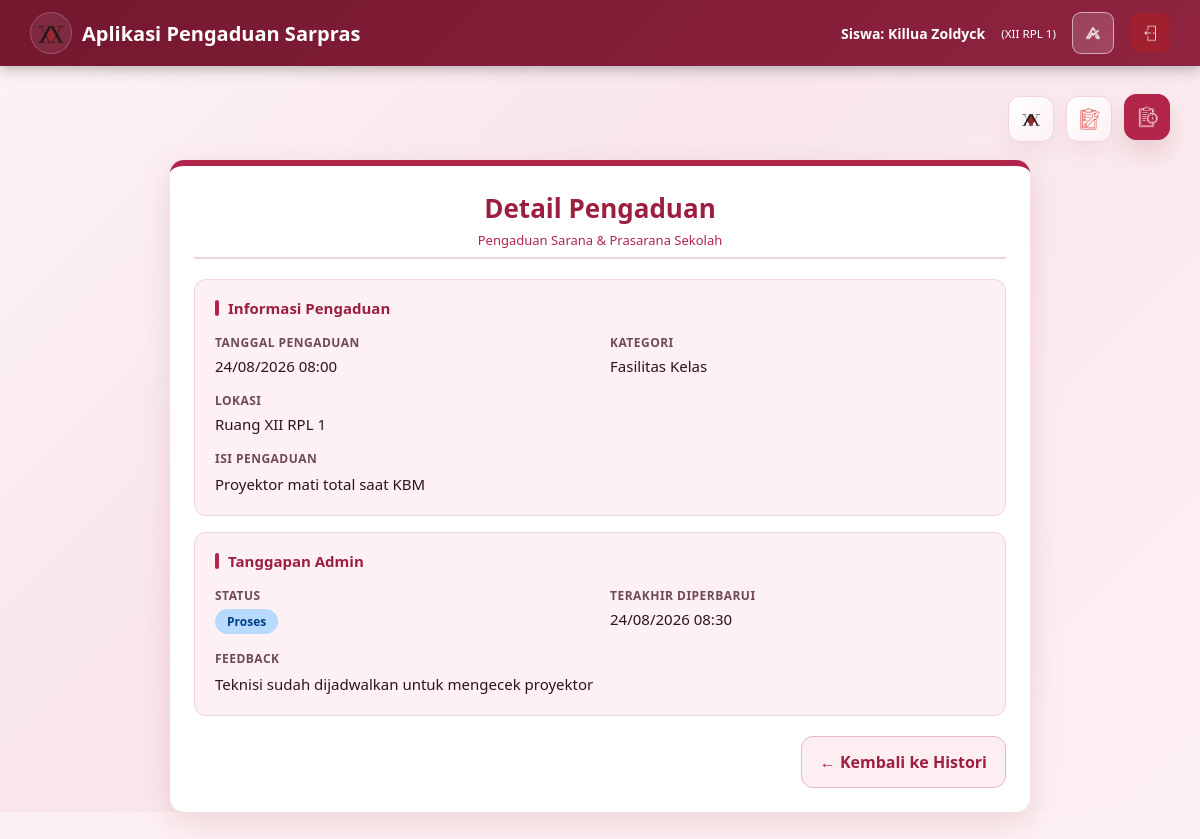
Screenshot of /CONTROLLERS/c_detail_siswa.php?id=401 (signed in) with the database file from the repository.
### tables this page shows
CREATE TABLE `aspirasi` (
  `id_aspirasi` int(5) NOT NULL,
  `id_input` int(5) NOT NULL,
  `status` enum('Menunggu','Proses','Selesai') DEFAULT 'Menunggu',
  `id_kategori` int(5) NOT NULL,
  `feedback` text DEFAULT NULL,
  `id_admin` int(5) DEFAULT NULL,
  `updated_at` datetime DEFAULT NULL ON UPDATE current_timestamp()
);

CREATE TABLE `input_aspirasi` (
  `id_input` int(5) NOT NULL,
  `nis` int(10) NOT NULL,
  `id_kategori` int(5) NOT NULL,
  `lokasi` varchar(50) NOT NULL,
  `ket` varchar(255) NOT NULL,
  `tgl_pelaporan` datetime DEFAULT current_timestamp()
);

CREATE TABLE `kategori` (
  `id_kategori` int(5) NOT NULL,
  `ket_kategori` varchar(30) NOT NULL,
  `deskripsi` text DEFAULT NULL
);

### CONTROLLERS/c_detail_siswa.php (called while the page is built, shortened)
<?php
require_once '../MODELS/m_koneksi.php';
require_once '../MODELS/m_aspirasi.php';
$id_input = (int)($_GET['id'] ?? 0);
$modelAspirasi = new M_Aspirasi($conn);
$detail = $id_input > 0 ? $modelAspirasi->getAspirasiByIdForNis($id_input, $_SESSION['nis']) : null;
$nama_siswa = $_SESSION['nama_siswa'] ?? 'Siswa';
$kelas = $_SESSION['kelas'] ?? '-';
require_once '../VIEWS/v_detail_siswa.php';
?>

### MODELS/m_aspirasi.php (called while the page is built, shortened)
<?php
class M_Aspirasi {
    private $db;
    public function __construct($koneksi) {
        $this->db = $koneksi;
    }
    public function getAspirasiByIdForNis($id_input, $nis) {
        $query = "SELECT i.id_input, i.lokasi, i.ket, i.tgl_pelaporan,
                         k.ket_kategori,
                         COALESCE(a.status, 'Menunggu') AS status,
                         a.feedback,
                         a.updated_at AS tgl_feedback
                  FROM input_aspirasi i
                  LEFT JOIN kategori k ON i.id_kategori = k.id_kategori
                  LEFT JOIN aspirasi a ON i.id_input = a.id_input
                  WHERE i.id_input = ? AND CAST(i.nis AS CHAR) = ?
                  LIMIT 1";
        $stmt = mysqli_prepare($this->db, $query);
        $id_input = (int)$id_input;
        $nis = (string)$nis;
        mysqli_stmt_bind_param($stmt, 'is', $id_input, $nis);
        if (!mysqli_stmt_execute($stmt)) {
            mysqli_stmt_close($stmt);
            return null;
        }
        $row = mysqli_fetch_assoc(mysqli_stmt_get_result($stmt)) ?: null;
        return $row;
    }
}
?>

### VIEWS/v_detail_siswa.php (the view, shortened to what this page needs)
<?php
$nama_siswa = $nama_siswa ?? ($_SESSION['nama_siswa'] ?? 'Siswa');
$kelas = $kelas ?? ($_SESSION['kelas'] ?? '-');
$status = $detail['status'] ?? 'Menunggu';
$badgeClass = ['Proses' => 'badge-proses', 'Selesai' => 'badge-selesai'][$status] ?? 'badge-menunggu';
$tglLapor = date('d/m/Y H:i', strtotime($detail['tgl_pelaporan']));
$tglFeedback = !empty($detail['tgl_feedback']) ? date('d/m/Y H:i', strtotime($detail['tgl_feedback'])) : '';
$feedback = trim((string)($detail['feedback'] ?? ''));
?>
<!DOCTYPE html>
<html lang="id">
<head>
    <link rel="stylesheet" href="../CSS/01-warna-dan-font.css">
    <link rel="stylesheet" href="../CSS/02-navbar-atas.css">
    <link rel="stylesheet" href="../CSS/03-form-dan-tombol.css">
    <link rel="stylesheet" href="../CSS/04-tabel-dan-badge.css">
    <link rel="stylesheet" href="../CSS/05-admin-dan-dashboard.css">
    <link rel="stylesheet" href="../CSS/06-detail-pengaduan.css">
</head>
<body class="dashboard-page detail-page">
    <div class="navbar">
        <div class="brand">
            <img class="logo" src="../ASSETS/logo_sekolah_temagelap.png" alt="Logo Sekolah">
            <span>Aplikasi Pengaduan Sarpras</span>
        </div>
        <div class="user-info">
            <span class="role-name">
                Siswa:
                <?= htmlspecialchars($nama_siswa) ?>
            </span>
            <small>(<?= htmlspecialchars($kelas) ?>)</small>
            <button type="button" class="theme-toggle" data-theme-toggle aria-label="Ganti tema"></button>
            <a class="btn-logout" href="../CONTROLLERS/c_logout.php" title="Logout">
                <img src="../ASSETS/logout.png" alt="Logout">
            </a>
        </div>
    </div>
    <div class="container">
        <div class="student-top-actions">
            <a class="student-mini-nav" href="../CONTROLLERS/c_beranda.php?page=dashboard" title="Halaman Utama">
                <img src="../ASSETS/logo_sekolah.png" alt="Halaman Utama" width="22" height="22">
            </a>
            <a class="student-mini-nav" href="../CONTROLLERS/c_beranda.php?page=form" title="Lakukan Pengaduan">
                <img src="../ASSETS/lakukan_pengaduan.png" alt="Lakukan Pengaduan" width="22" height="22">
            </a>
            <a class="student-mini-nav active" href="../CONTROLLERS/c_beranda.php?page=histori" title="Histori Pengaduan">
                <img src="../ASSETS/histori_pengaduan.png" alt="Histori Pengaduan" width="22" height="22">
            </a>
        </div>
        <div class="card detail-card">
            <h3>Detail Pengaduan</h3>
            <section class="detail-section" aria-labelledby="judul-info">
                <h4 class="detail-section-title" id="judul-info">Informasi Pengaduan</h4>
                <dl class="detail-grid">
                    <div class="detail-item">
                        <dt>Tanggal Pengaduan</dt>
                        <dd><?= htmlspecialchars($tglLapor) ?></dd>
                    </div>
                    <div class="detail-item">
                        <dt>Kategori</dt>
                        <dd><?= htmlspecialchars($detail['ket_kategori'] ?? '-') ?></dd>
                    </div>
                    <div class="detail-item detail-item-full">
                        <dt>Lokasi</dt>
                        <dd><?= htmlspecialchars($detail['lokasi'] ?? '-') ?></dd>
                    </div>
                    <div class="detail-item detail-item-full">
                        <dt>Isi Pengaduan</dt>
                        <dd class="detail-text"><?= htmlspecialchars($detail['ket'] ?? '-') ?></dd>
                    </div>
                </dl>
            </section>
            <section class="detail-section" aria-labelledby="judul-tanggapan">
                <h4 class="detail-section-title" id="judul-tanggapan">Tanggapan Admin</h4>
                <dl class="detail-grid">
                    <div class="detail-item">
                        <dt>Status</dt>
                        <dd><span class="badge <?= $badgeClass ?>"><?= htmlspecialchars($status) ?></span></dd>
                    </div>
                    <div class="detail-item">
                        <dt>Terakhir Diperbarui</dt>
                        <dd><?= $tglFeedback !== '' ? htmlspecialchars($tglFeedback) : '-' ?></dd>
                    </div>
                    <div class="detail-item detail-item-full">
                        <dt>Feedback</dt>
                        <?php if ($feedback !== ''): ?>
                            <dd class="detail-text"><?= htmlspecialchars($feedback) ?></dd>
                        <?php else: ?>
                            <dd class="detail-empty">Belum ada feedback dari admin.</dd>
                        <?php endif; ?>
                    </div>
                </dl>
            </section>
            <div class="detail-actions">
                <a class="btn-cancel" href="../CONTROLLERS/c_beranda.php?page=histori">&larr; Kembali ke Histori</a>
            </div>
        </div>
    </div>
</body>
</html>

### CSS/02-navbar-atas.css (style rules this page uses)
.navbar { background: linear-gradient(135deg, var(--navbar-1), var(--navbar-2)); color: #ffffff; padding: 12px 30px; display: flex; justify-content: space-between; align-items: center; box-shadow: 0 4px 12px rgba(0, 0, 0, 0.25); width: 100%; position: sticky; top: 0; left: 0; z-index: 1000; margin: 0; border-radius: 0; }
.brand { display: flex; align-items: center; gap: 10px; font-size: 20px; font-weight: bold; color: #ffffff; }
.logo { width: 42px; height: 42px; border-radius: 50%; background: rgba(255, 255, 255, 0.08); border: 1px solid rgba(255, 255, 255, 0.2); color: var(--brand); display: flex; align-items: center; justify-content: center; font-size: 24px; object-fit: contain; padding: 4px; }
.user-info { display: flex; align-items: center; gap: 16px; font-size: 14px; color: #ffffff; }
.role-name, .user-info .role-name { font-weight: 700; }
.btn-logout { background: #a02030; color: #ffffff; padding: 8px 16px; border-radius: 8px; font-weight: bold; text-decoration: none; transition: 0.2s; }
.navbar { color: #fff; }
.navbar .brand, .navbar .user-info, .navbar .role-name, .navbar .user-info small { color: #fff; }
.navbar .theme-toggle { background: rgba(255,255,255,.16); border-color: rgba(255,255,255,.55); }

### CSS/03-form-dan-tombol.css (style rules this page uses)
h3 { text-align: center; color: var(--accent-text); font-size: 26px; margin-bottom: 25px; }
h3::after { content: "Pengaduan Sarana & Prasarana Sekolah"; display: block; font-size: 13px; color: var(--brand); margin-top: 5px; font-weight: normal; }
.btn-cancel { display: inline-flex; align-items: center; justify-content: center; min-width: 120px; padding: 14px 18px; border-radius: 12px; border: 1px solid var(--border-strong); background: var(--cancel-bg); color: var(--accent-text); text-decoration: none; font-weight: 700; transition: 0.3s ease; }
.theme-toggle { border: 1px solid rgba(255, 255, 255, .4); background: rgba(255, 255, 255, .12); color: #fff; border-radius: 9px; width: 42px; height: 42px; padding: 8px; display: inline-flex; align-items: center; justify-content: center; cursor: pointer; transition: 0.2s ease; }

### CSS/04-tabel-dan-badge.css (style rules this page uses)
.badge { display: inline-block; padding: 4px 12px; border-radius: 20px; font-weight: 700; font-size: 12px; }
.badge-proses { background: #b8daff; color: #004085; }

### CSS/05-admin-dan-dashboard.css (style rules this page uses)
.container { max-width: 1180px; margin: 30px auto; padding: 0 20px; }
.card { background: var(--bg-surface); color: var(--teks); padding: 24px; border-radius: 14px; border-top: 6px solid var(--brand); box-shadow: 0 10px 30px var(--shadow-md); }
.card h3 { margin: 0 0 20px; color: var(--accent-text); border-bottom: 2px solid var(--border); padding-bottom: 8px; }
.btn-logout { width: 40px; height: 40px; padding: 0; border-radius: 10px; display: inline-flex; align-items: center; justify-content: center; }
.btn-logout img { width: 20px; height: 20px; object-fit: contain; display: block; filter: brightness(0) invert(1); }
.student-top-actions { display: flex; justify-content: flex-end; align-items: center; gap: 12px; margin-bottom: 18px; flex-wrap: wrap; }
.student-mini-nav { width: 46px; height: 46px; border-radius: 12px; background: linear-gradient(135deg, var(--bg-surface), var(--bg-surface-alt)); border: 1px solid var(--border); display: inline-flex; align-items: center; justify-content: center; box-shadow: 0 10px 22px var(--shadow-sm); transition: transform 0.2s ease, box-shadow 0.2s ease; }
.student-mini-nav:hover, .student-mini-nav.active { background: linear-gradient(135deg, var(--brand), var(--brand-strong)); border-color: var(--brand); transform: translateY(-2px); box-shadow: 0 14px 24px var(--shadow-md); }
.student-mini-nav img { width: 22px; height: 22px; object-fit: contain; display: block; transition: filter 0.2s ease; }
.student-mini-nav:hover img, .student-mini-nav.active img { filter: brightness(0) invert(1); }

### rows the page displays
aspirasi: id_input.tgl_pelaporan "24/08/2026 08:00", id_kategori.ket_kategori "Fasilitas Kelas", id_input.lokasi "Ruang XII RPL 1", id_input.ket "Proyektor mati total saat KBM", updated_at "24/08/2026 08:30", feedback "Teknisi sudah dijadwalkan untuk mengecek proyektor"

### other values shown
$nama_siswa "Killua Zoldyck"
$kelas "XII RPL 1"
$status "Proses"
